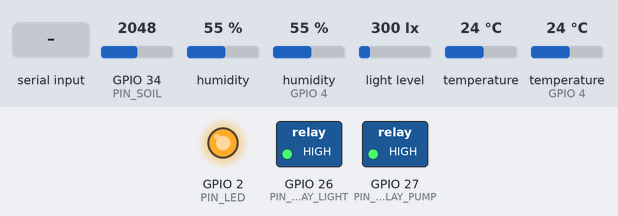
This sketch was run on a simulated ESP32. Parts: switched loads named in the sketch (green lamp = pin HIGH), output pins drawn as LEDs (lit = HIGH). Inputs (shaded band) come from the test bench; at power-on: GPIO 34 (PIN_SOIL) = 2048, humidity 55 %, humidity (sensor on GPIO 4) 55 %, light level 300 lx, temperature 24 °C, temperature (sensor on GPIO 4) 24 °C (analog values on the 0–4095 scale). WiFi joins after 1.5 s; servers stay silent unless stated; the local clock reads 2024-03-15 10:24:30 at power-on unless the sketch sets it; EEPROM starts erased; what the sketch prints to the serial monitor is not drawn.

Above: at 3.0 s.
3.1 s: GPIO 34 (PIN_SOIL) set to 2284
7.0 s: GPIO 34 (PIN_SOIL) set to 2352
At 8.2 s:
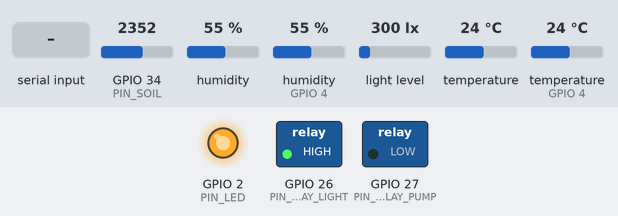
9.3 s: "light on\n" received over Serial
At 10.5 s:
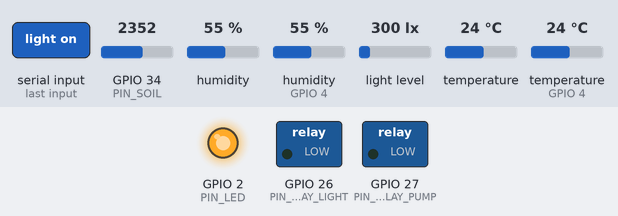
10.8 s: "pump off\n" received over Serial
At 11.6 s:
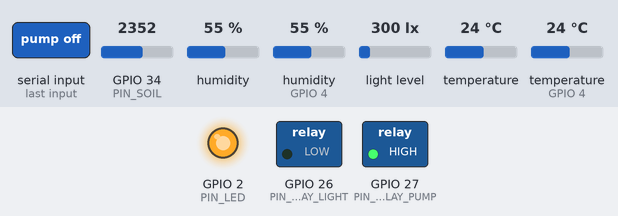
Timing chart, 0 to 13.8 s (numbered marks = the images above; inputs shaded):
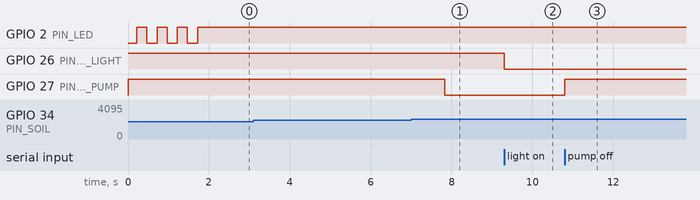

Measured:
- the behaviour switches between 2320 and 2321 on GPIO 34 (PIN_SOIL) (found by bisection; images 0 and 1)
- after the input at 3.1 s, every drawn part: stays the same
- after the input at 7.0 s, GPIO 27 (PIN_RELAY_PUMP): HIGH → LOW after 0.83 s
- after the input at 9.3 s, GPIO 26 (PIN_RELAY_LIGHT): HIGH → LOW at once
- after the input at 10.8 s, GPIO 27 (PIN_RELAY_PUMP): LOW → HIGH at once

The sketch:

smartfarm.ino
```cpp
/*
 * Smart Farm — ESP32 ตัวหลัก (เซนเซอร์ + รีเลย์ + ระบบอัตโนมัติ)
 *
 * บอร์ด: ESP32 DevKit V1 (ESP32-WROOM-32) · Arduino IDE + ESP32 core 3.x
 * ไลบรารี (Library Manager): Adafruit SHT4x Library, DHT sensor library, Adafruit Unified Sensor,
 *                          BH1750 (Christopher Laws), ArduinoJson (v7)
 *
 * อุณหภูมิ/ความชื้นอากาศ: ใช้ SHT40 เป็นตัวหลัก (แม่นกว่า) ถ้าไม่พบหรืออ่านไม่ได้จะใช้ DHT22 แทนอัตโนมัติ
 * ต่อแค่ตัวใดตัวหนึ่งก็ได้
 *
 * ระบบอัตโนมัติทำงานบนบอร์ดนี้เอง — ปิดแอปหรือเน็ตหลุดก็ยังรดน้ำ/เปิดไฟตามกฎ
 * แอปเป็นแค่ตัวตั้งค่าและดูผล (ส่งกฎมาที่ POST /config)
 *
 * API (พอร์ต 80, เปิด CORS):
 *   GET  /sensors   ค่าเซนเซอร์ + สถานะรีเลย์ (JSON)
 *   POST /relay     {"channel":1|2, "on":true|false, "minutes":3}
 *   GET  /config    กฎอัตโนมัติปัจจุบัน
 *   POST /config    บันทึกกฎอัตโนมัติ (เก็บในหน่วยความจำถาวร)
 */
#include <WiFi.h>
#include <WebServer.h>
#include <ESPmDNS.h>
#include <Preferences.h>
#include <Wire.h>
#include <time.h>
#include <DHT.h>
#include <Adafruit_SHT4x.h>
#include <BH1750.h>
#include <ArduinoJson.h>

// ======================= ตั้งค่าที่ต้องแก้ =======================
const char *WIFI_SSID = "YOUR_WIFI";
const char *WIFI_PASS = "YOUR_PASSWORD";
const char *HOSTNAME = "smartfarm";  // เข้าได้ที่ http://smartfarm.local (ถ้าเครือข่ายรองรับ)

// คาลิเบรตเซนเซอร์ความชื้นดิน: เปิด http://<IP>/sensors ดูค่า soilRaw
const int SOIL_DRY = 3000;  // ค่า soilRaw ตอนเซนเซอร์อยู่ในอากาศ/ดินแห้งสนิท
const int SOIL_WET = 1300;  // ค่า soilRaw ตอนจุ่มน้ำ (ถึงขีดบนของเซนเซอร์)
const int SOIL_RAW_MIN = 200;   // ต่ำกว่านี้ถือว่าสายหลุด/ช็อต
const int SOIL_RAW_MAX = 3900;  // สูงกว่านี้ถือว่าไม่ได้ต่อเซนเซอร์

// โมดูลรีเลย์ส่วนใหญ่ทำงานเมื่อขา IN เป็น LOW
const bool RELAY_ACTIVE_LOW = true;

const int PUMP_MAX_MINUTES = 30;       // กันปั๊มทำงานนานเกินไป
const int SOIL_RULE_COOLDOWN_MIN = 30; // รดน้ำตามความชื้นดินแล้ว รออย่างน้อยกี่นาทีก่อนรดซ้ำ
// =============================================================

// ขาที่ใช้ (ดูหน้า "ต่อวงจร" ในแอป)
#define PIN_DHT 4
#define PIN_SOIL 34
#define PIN_RELAY_LIGHT 26
#define PIN_RELAY_PUMP 27
#define PIN_LED 2
#define PIN_SDA 21
#define PIN_SCL 22

DHT dht(PIN_DHT, DHT22);
BH1750 lightMeter;
WebServer server(80);
Preferences prefs;

// ---------- state ----------
struct Sensors {
  float temp = NAN, hum = NAN, lux = NAN;
  int soilRaw = 0;
  float soil = NAN;
} S;

bool lightOn = false, pumpOn = false;
unsigned long pumpUntil = 0;        // millis() ที่ปั๊มต้องหยุด
unsigned long pumpStartedAt = 0;
unsigned long lastSoilWatering = 0; // millis() ที่รดน้ำตามความชื้นดินล่าสุด
bool hasWateredBySoil = false;
float lightMinutesToday = 0, pumpMinutesToday = 0;
int counterDay = -1;
bool bh1750Ok = false;
bool sht40Ok = false;
Adafruit_SHT4x sht4;
float shtT = NAN, shtH = NAN, dhtT = NAN, dhtH = NAN;

// กฎอัตโนมัติ (ค่าเริ่มต้นเหมือนในแอป)
JsonDocument config;
const char *DEFAULT_CONFIG = R"({
  "auto": true, "threshold": 40, "duration": 3, "lightMode": "schedule", "soilRule": true,
  "lightSchedules": [{"start":"18:00","end":"22:00","days":"daily","on":true}],
  "pumpSchedules": [{"start":"06:30","duration":5,"days":"daily","on":true},
                    {"start":"17:00","duration":3,"days":"weekdays","on":true}],
  "lux": {"on": false, "value": 5000, "start": "06:00", "end": "18:00"}
})";
String firedKeys[8];  // กันรอบรดน้ำตามเวลาซ้ำในนาทีเดียวกัน

// ---------- relays ----------
void writeRelay(int pin, bool on) {
  digitalWrite(pin, (on ^ RELAY_ACTIVE_LOW) ? HIGH : LOW);
}

void setLight(bool on) {
  if (lightOn == on) return;
  lightOn = on;
  writeRelay(PIN_RELAY_LIGHT, on);
  Serial.printf("[light] %s\n", on ? "ON" : "OFF");
}

void startPump(float minutes, const char *reason) {
  minutes = constrain(minutes, 0.1f, (float)PUMP_MAX_MINUTES);
  if (!pumpOn) pumpStartedAt = millis();
  pumpOn = true;
  pumpUntil = millis() + (unsigned long)(minutes * 60000UL);
  writeRelay(PIN_RELAY_PUMP, true);
  Serial.printf("[pump] ON %.1f min (%s)\n", minutes, reason);
}

void stopPump(const char *reason) {
  if (!pumpOn) return;
  pumpOn = false;
  writeRelay(PIN_RELAY_PUMP, false);
  Serial.printf("[pump] OFF (%s)\n", reason);
}

// ---------- sensors ----------
void readSensors() {
  // SHT40 (หลัก) + DHT22 (สำรอง)
  shtT = shtH = NAN;
  if (sht40Ok) {
    sensors_event_t hum, temp;
    if (sht4.getEvent(&hum, &temp)) {
      shtT = temp.temperature;
      shtH = hum.relative_humidity;
    }
  }
  float t = dht.readTemperature(), h = dht.readHumidity();
  if (!isnan(t)) dhtT = t;
  if (!isnan(h)) dhtH = h;
  S.temp = !isnan(shtT) ? shtT : dhtT;
  S.hum = !isnan(shtH) ? shtH : dhtH;

  long sum = 0;
  for (int i = 0; i < 10; i++) { sum += analogRead(PIN_SOIL); delay(2); }
  S.soilRaw = sum / 10;
  // ค่านอกช่วงนี้ = สายหลุด/ไม่ได้ต่อ → ไม่ใช้ค่า (กันรดน้ำผิดพลาด)
  if (S.soilRaw < SOIL_RAW_MIN || S.soilRaw > SOIL_RAW_MAX) S.soil = NAN;
  else S.soil = constrain(map(S.soilRaw, SOIL_DRY, SOIL_WET, 0, 100), 0, 100);

  if (bh1750Ok) {
    float lx = lightMeter.readLightLevel();
    if (lx >= 0) S.lux = lx;
  }
}

// ---------- time helpers ----------
bool timeReady(struct tm &now) {
  return getLocalTime(&now, 10) && now.tm_year > 120;
}
int toMin(const char *hhmm) {
  if (!hhmm) return -1;
  return atoi(hhmm) * 60 + atoi(hhmm + 3);
}
bool dayMatches(const char *days, int wday) {
  if (days && !strcmp(days, "weekdays")) return wday >= 1 && wday <= 5;
  if (days && !strcmp(days, "weekends")) return wday == 0 || wday == 6;
  return true;
}
bool inWindow(const char *start, const char *end, int nowMin) {
  int s = toMin(start), e = toMin(end);
  if (s < 0 || e < 0) return false;
  return s <= e ? (nowMin >= s && nowMin < e) : (nowMin >= s || nowMin < e);
}

// ---------- automation (every second) ----------
void automation() {
  static unsigned long last = 0;
  unsigned long dt = millis() - last;
  if (dt < 1000) return;
  last = millis();

  if (lightOn) lightMinutesToday += dt / 60000.0f;
  if (pumpOn) pumpMinutesToday += dt / 60000.0f;

  // pump timer + safety
  if (pumpOn && (long)(millis() - pumpUntil) >= 0) stopPump("ครบเวลา");

  struct tm now;
  bool clock = timeReady(now);
  if (clock && now.tm_yday != counterDay) {  // ขึ้นวันใหม่ รีเซ็ตตัวนับ
    counterDay = now.tm_yday;
    lightMinutesToday = pumpMinutesToday = 0;
  }
  if (!config["auto"].as<bool>()) return;

  int nowMin = clock ? now.tm_hour * 60 + now.tm_min : -1;
  const char *mode = config["lightMode"] | "schedule";
  JsonObject lux = config["lux"];

  // light
  if (!strcmp(mode, "schedule") && clock) {
    bool want = false;
    for (JsonObject r : config["lightSchedules"].as<JsonArray>()) {
      if (r["on"] && dayMatches(r["days"], now.tm_wday) && inWindow(r["start"], r["end"], nowMin)) want = true;
    }
    if (!want && lux["on"] && !isnan(S.lux) && S.lux < (lux["value"] | 5000) && inWindow(lux["start"], lux["end"], nowMin)) want = true;
    setLight(want);
  } else if (!strcmp(mode, "light") && !isnan(S.lux)) {
    bool window = clock ? inWindow(lux["start"] | "06:00", lux["end"] | "18:00", nowMin) : true;
    setLight(S.lux < (lux["value"] | 5000) && window);
  }

  // pump: schedules
  if (clock) {
    int i = 0;
    for (JsonObject r : config["pumpSchedules"].as<JsonArray>()) {
      if (i >= 8) break;
      char key[24];
      snprintf(key, sizeof(key), "%d-%d", now.tm_yday, nowMin);
      if (r["on"] && dayMatches(r["days"], now.tm_wday) && toMin(r["start"]) == nowMin && firedKeys[i] != key) {
        firedKeys[i] = key;
        if (!pumpOn) startPump(r["duration"] | 3, "ตามเวลา");
      }
      i++;
    }
  }

  // pump: soil moisture rule
  if (config["soilRule"] && !pumpOn && !isnan(S.soil) && S.soil < (config["threshold"] | 40)) {
    bool cooled = !hasWateredBySoil || millis() - lastSoilWatering > SOIL_RULE_COOLDOWN_MIN * 60000UL;
    if (cooled) {
      hasWateredBySoil = true;
      lastSoilWatering = millis();
      startPump(config["duration"] | 3, "ดินแห้ง");
    }
  }
}

// ---------- config storage ----------
void loadConfig() {
  prefs.begin("smartfarm", true);
  String saved = prefs.getString("config", "");
  prefs.end();
  if (saved.length() == 0 || deserializeJson(config, saved)) deserializeJson(config, DEFAULT_CONFIG);
}
void saveConfig() {
  String out;
  serializeJson(config, out);
  prefs.begin("smartfarm", false);
  prefs.putString("config", out);
  prefs.end();
}

// ---------- HTTP ----------
void cors() {
  server.sendHeader("Access-Control-Allow-Origin", "*");
  server.sendHeader("Access-Control-Allow-Methods", "GET, POST, OPTIONS");
  server.sendHeader("Access-Control-Allow-Headers", "Content-Type");
}
void sendJson(int code, JsonDocument &doc) {
  String out;
  serializeJson(doc, out);
  cors();
  server.send(code, "application/json", out);
}
void sendError(int code, const char *msg) {
  JsonDocument doc;
  doc["error"] = msg;
  sendJson(code, doc);
}
template <typename T>
void setNum(T &&doc, const char *k, float v, int decimals) {
  if (isnan(v)) doc[k] = nullptr;
  else doc[k] = roundf(v * powf(10, decimals)) / powf(10, decimals);
}

void handleSensors() {
  JsonDocument doc;
  setNum(doc, "temp", S.temp, 1);
  setNum(doc, "hum", S.hum, 0);
  setNum(doc, "soil", S.soil, 0);
  setNum(doc, "lux", S.lux, 0);
  doc["soilRaw"] = S.soilRaw;
  doc["tempSource"] = !isnan(shtT) ? "sht40" : (!isnan(dhtT) ? "dht22" : nullptr);
  JsonObject sht = doc["sht40"].to<JsonObject>();
  setNum(sht, "temp", shtT, 1);
  setNum(sht, "hum", shtH, 0);
  JsonObject dh = doc["dht22"].to<JsonObject>();
  setNum(dh, "temp", dhtT, 1);
  setNum(dh, "hum", dhtH, 0);
  doc["light"] = lightOn;
  doc["pump"] = pumpOn;
  doc["pumpRemaining"] = pumpOn ? (long)(pumpUntil - millis()) / 1000 : 0;
  setNum(doc, "lightMinutesToday", lightMinutesToday, 1);
  setNum(doc, "pumpMinutesToday", pumpMinutesToday, 1);
  doc["lightMode"] = config["lightMode"];
  doc["auto"] = config["auto"];
  struct tm now;
  doc["clock"] = timeReady(now);
  doc["rssi"] = WiFi.RSSI();
  doc["uptime"] = millis() / 1000;
  sendJson(200, doc);
}

void handleRelay() {
  JsonDocument body;
  if (deserializeJson(body, server.arg("plain"))) return sendError(400, "invalid JSON");
  int ch = body["channel"] | 0;
  bool on = body["on"] | false;
  if (ch == 1) {
    // สั่งไฟเองจากแอป = เปลี่ยนเป็นโหมดสั่งเอง (ไม่ให้ตารางเวลาสั่งกลับ)
    config["lightMode"] = "manual";
    saveConfig();
    setLight(on);
  } else if (ch == 2) {
    if (on) startPump(body["minutes"] | (float)(config["duration"] | 3), "สั่งจากแอป");
    else stopPump("สั่งจากแอป");
  } else {
    return sendError(400, "channel must be 1 or 2");
  }
  handleSensors();
}

void handleGetConfig() { sendJson(200, config); }

void handlePostConfig() {
  JsonDocument incoming;
  if (deserializeJson(incoming, server.arg("plain"))) return sendError(400, "invalid JSON");
  config = incoming;
  saveConfig();
  Serial.println("[config] updated from app");
  sendJson(200, config);
}

void handleOptions() {
  cors();
  server.send(204);
}

// ---------- Wi-Fi diagnostics ----------
const char *wifiReasonText(uint8_t r) {
  switch (r) {
    case 201: case 210: case 211: case 212:
      return "หาชื่อ Wi-Fi ไม่เจอ — ตรวจ WIFI_SSID (ตัวพิมพ์เล็ก/ใหญ่, เว้นวรรค), ต้องเป็น 2.4GHz, อยู่ใกล้เราเตอร์";
    case 2: case 15: case 202: case 204:
      return "รหัสผ่านผิด — ตรวจ WIFI_PASS";
    case 203: case 205:
      return "เราเตอร์ไม่ยอมให้เชื่อม — ลองรีสตาร์ทเราเตอร์ หรือปิด MAC filter";
    case 8:
      return "ตัดการเชื่อมต่อเอง";
    default:
      return "เชื่อมต่อไม่สำเร็จ";
  }
}

void onWifiEvent(WiFiEvent_t event, WiFiEventInfo_t info) {
  if (event != ARDUINO_EVENT_WIFI_STA_DISCONNECTED) return;
  static uint8_t lastReason = 0;
  static unsigned long lastPrint = 0;
  uint8_t r = info.wifi_sta_disconnected.reason;
  if (r != lastReason || millis() - lastPrint > 15000) {  // ไม่พิมพ์ซ้ำรัว ๆ
    lastReason = r;
    lastPrint = millis();
    Serial.printf("\n[wifi] หลุด/ต่อไม่ได้ (reason %u): %s\n", r, wifiReasonText(r));
  }
}

// ---------- I2C scan (ช่วยหาว่าเซนเซอร์ต่อถูกไหม) ----------
void scanI2C() {
  Serial.print("[i2c] พบอุปกรณ์:");
  int found = 0;
  for (uint8_t addr = 1; addr < 127; addr++) {
    Wire.beginTransmission(addr);
    if (Wire.endTransmission() == 0) {
      found++;
      const char *name = addr == 0x44 || addr == 0x45 ? " (SHT40)" : (addr == 0x23 || addr == 0x5C ? " (BH1750)" : "");
      Serial.printf(" 0x%02X%s", addr, name);
    }
  }
  if (!found) Serial.print(" ไม่มีเลย — ตรวจไฟ 3V3/GND ของเซนเซอร์ และสาย SDA=GPIO21, SCL=GPIO22");
  Serial.println();
}

// ---------- คำสั่งทดสอบผ่าน Serial Monitor (ไม่ต้องใช้ Wi-Fi) ----------
// พิมพ์: light on | light off | pump on | pump off | status
void handleSerial() {
  if (!Serial.available()) return;
  String cmd = Serial.readStringUntil('\n');
  cmd.trim();
  cmd.toLowerCase();
  if (cmd.length() == 0) return;
  if (cmd == "light on" || cmd == "light off") {
    config["lightMode"] = "manual";  // กันตารางเวลาสั่งกลับ (เหมือนกดในแอป)
    saveConfig();
    setLight(cmd == "light on");
  } else if (cmd == "pump on") {
    startPump(1, "สั่งจาก Serial");
  } else if (cmd == "pump off") {
    stopPump("สั่งจาก Serial");
  } else if (cmd == "status") {
    Serial.printf("light=%s pump=%s lightMode=%s wifi=%s\n", lightOn ? "ON" : "OFF", pumpOn ? "ON" : "OFF",
                  (const char *)(config["lightMode"] | "?"),
                  WiFi.status() == WL_CONNECTED ? WiFi.localIP().toString().c_str() : "ยังไม่เชื่อมต่อ");
  } else {
    Serial.println("คำสั่ง: light on | light off | pump on | pump off | status");
  }
}

// ---------- setup / loop ----------
void connectWifi() {
  WiFi.onEvent(onWifiEvent);
  WiFi.setHostname(HOSTNAME);  // ต้องตั้งก่อน WiFi.mode() ไม่งั้นเราเตอร์จะเห็นเป็น esp32-xxxxxx
  WiFi.mode(WIFI_STA);
  WiFi.setAutoReconnect(true);
  WiFi.begin(WIFI_SSID, WIFI_PASS);
  Serial.printf("Connecting WiFi \"%s\"", WIFI_SSID);
  unsigned long start = millis();
  while (WiFi.status() != WL_CONNECTED && millis() - start < 20000) {
    digitalWrite(PIN_LED, !digitalRead(PIN_LED));
    delay(250);
    Serial.print(".");
  }
  digitalWrite(PIN_LED, WiFi.status() == WL_CONNECTED);
  if (WiFi.status() == WL_CONNECTED) {
    Serial.printf("\nSmart Farm ready: http://%s  (http://%s.local)\n", WiFi.localIP().toString().c_str(), HOSTNAME);
  } else {
    Serial.println("\nWiFi ไม่ได้ — ระบบอัตโนมัติยังทำงานต่อ จะลองต่อใหม่เรื่อย ๆ");
  }
}

void setup() {
  // ตั้งขารีเลย์แล้วสั่ง "ปิด" ทันที (ESP32 core 3.x ไม่รับ digitalWrite ก่อน pinMode
  // และ pinMode(OUTPUT) เริ่มที่ LOW = รีเลย์แบบ active-low จะเปิด ถ้าไม่สั่งปิดตรงนี้)
  pinMode(PIN_RELAY_LIGHT, OUTPUT);
  writeRelay(PIN_RELAY_LIGHT, false);
  pinMode(PIN_RELAY_PUMP, OUTPUT);
  writeRelay(PIN_RELAY_PUMP, false);
  pinMode(PIN_LED, OUTPUT);
  analogReadResolution(12);
  analogSetPinAttenuation(PIN_SOIL, ADC_11db);

  Serial.begin(115200);
  delay(200);
  Serial.println("\n=== Smart Farm ESP32 ===");

  dht.begin();
  Wire.begin(PIN_SDA, PIN_SCL);
  scanI2C();
  bh1750Ok = lightMeter.begin(BH1750::CONTINUOUS_HIGH_RES_MODE);
  sht40Ok = sht4.begin(&Wire);
  if (sht40Ok) {
    sht4.setPrecision(SHT4X_HIGH_PRECISION);
    sht4.setHeater(SHT4X_NO_HEATER);
  } else {
    Serial.println("ไม่พบ SHT40 — จะใช้ DHT22 แทน (ตรวจสาย SDA/SCL ถ้าต่อ SHT40 ไว้)");
  }
  if (!bh1750Ok) Serial.println("ไม่พบ BH1750 — ตรวจสาย SDA/SCL");

  loadConfig();
  connectWifi();
  configTzTime("ICT-7", "pool.ntp.org", "time.google.com");  // เวลาไทย
  if (MDNS.begin(HOSTNAME)) MDNS.addService("http", "tcp", 80);

  server.on("/", HTTP_GET, []() { cors(); server.send(200, "text/plain", "Smart Farm ESP32 OK — /sensors /relay /config"); });
  server.on("/sensors", HTTP_GET, handleSensors);
  server.on("/relay", HTTP_POST, handleRelay);
  server.on("/config", HTTP_GET, handleGetConfig);
  server.on("/config", HTTP_POST, handlePostConfig);
  server.on("/relay", HTTP_OPTIONS, handleOptions);
  server.on("/config", HTTP_OPTIONS, handleOptions);
  server.onNotFound([]() { sendError(404, "not found"); });
  server.begin();

  readSensors();
  Serial.println("พิมพ์คำสั่งทดสอบได้: light on | light off | pump on | pump off | status");
}

void loop() {
  server.handleClient();
  handleSerial();

  static unsigned long lastRead = 0;
  if (millis() - lastRead > 2500) {  // DHT22 อ่านได้ไม่เร็วกว่า 2 วินาที
    lastRead = millis();
    readSensors();
    Serial.printf("T=%.1f H=%.0f [SHT40 %.1f/%.0f DHT22 %.1f/%.0f] soil=%.0f%% (raw %d) lux=%.0f light=%d pump=%d\n",
                  S.temp, S.hum, shtT, shtH, dhtT, dhtH, S.soil, S.soilRaw, S.lux, lightOn, pumpOn);
  }

  automation();

  // ต่อ Wi-Fi ใหม่ถ้าหลุดนาน (ไม่เรียกซ้ำระหว่างที่กำลังเชื่อมต่อ กัน "sta is connecting" error)
  static unsigned long lastWifiCheck = 0;
  static bool wasConnected = false;
  bool connected = WiFi.status() == WL_CONNECTED;
  if (connected && !wasConnected) {
    Serial.printf("[wifi] เชื่อมต่อแล้ว: http://%s\n", WiFi.localIP().toString().c_str());
    digitalWrite(PIN_LED, HIGH);
  }
  if (!connected && wasConnected) digitalWrite(PIN_LED, LOW);
  wasConnected = connected;
  if (!connected && millis() - lastWifiCheck > 60000) {
    lastWifiCheck = millis();
    WiFi.disconnect();
    delay(100);
    WiFi.begin(WIFI_SSID, WIFI_PASS);
  }
}
```
